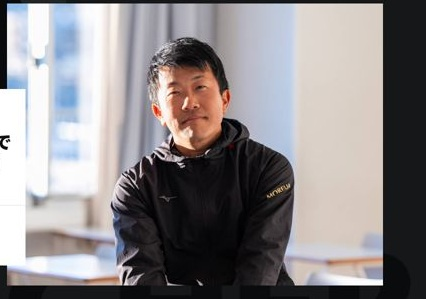
#> input picture repro/odrive_s05/photo.jpg, 426 x 299 px, given as the content of the folder ../repro/odrive_s05/photo.jpg, which was not available
$ python features.py ../repro/odrive_s05/photo.jpg ../repro/odrive_s05/target.jpg
#> lines starting #> are read from the running program, lines starting #| are printed output that depends on the picture; pictures that were not available may be replaced by others from this repository, and a replacement may not be noted
# -*- coding: utf-8 -*-
"""切り出したセクション画像から、選ぶための手がかりを機械的に取る。

    python3 features.py <セクションDIR> <出力.json>

エージェントに分類させると数千枚では現実的でないので、
画像処理だけで「何が写っているか」の当たりを付ける。

取るもの:
  cols     … 縦の切れ目の数（1カラム／2カラム／3カラム…）
  photo    … 写真らしい領域の割合（局所の細かさで判定）
  table    … 横罫が等間隔に並んでいるか（表・リスト）
  dark     … 暗い面かどうか
  ink      … 文字の密度
  chroma   … 色の鮮やかさ
  ratio    … 横縦比
  bright   … 平均の明るさ
"""
import json, os, sys, glob
import numpy as np
from PIL import Image

Image.MAX_IMAGE_PIXELS = None


def feats(path):
#> called with path = '_only/photo.jpg'
    im = Image.open(path).convert("RGB")
#> im is the input picture: PIL image 426x299 RGB; mean R, G, B 140.7, 136.6, 138.3
    W, H = im.size
#> W = 426; H = 299
    small = im.resize((240, max(40, min(600, int(240 * H / W)))))
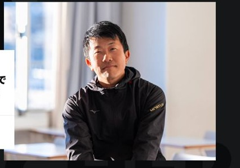
#> small: PIL image 240x168 RGB; mean R, G, B 140.7, 136.6, 138.3
    a = np.asarray(small, dtype=np.int16)
    g = a.mean(axis=2)
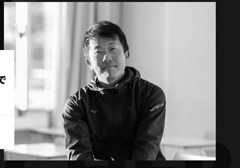
#> g: shape (168, 240) float64; min 0, max 255, mean 138.5
    h, w = g.shape
#> h = 168; w = 240

    bright = float(g.mean())
#> bright = 138.5
    # 彩度
    mx = a.max(axis=2); mn = a.min(axis=2)
#> after `mx = a.max(axis=2)`:
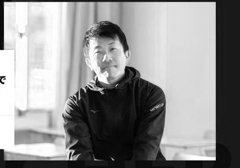
#> mx: shape (168, 240) int16; min 0, max 255, mean 146.7
#> after `mn = a.min(axis=2)`:
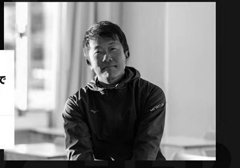
#> mn: shape (168, 240) int16; min 0, max 255, mean 131.7
    chroma = float((mx - mn).mean())
#> chroma = 15.02

    # 文字の密度：細かい濃淡の変化
    dx = np.abs(np.diff(g, axis=1)).mean()
#> dx = 6.2
    dy = np.abs(np.diff(g, axis=0)).mean()
#> dy = 5.61
    ink = float((dx + dy) / 2)
#> ink = 5.91

    # 写真らしさ：局所の分散が高く、かつ色が乗っている領域
    bs = 12
    rich = 0; tot = 0
    for y in range(0, h - bs, bs):
        for x in range(0, w - bs, bs):
            blk = a[y:y+bs, x:x+bs]
            tot += 1
            if blk.std() > 22 and (blk.max(axis=2) - blk.min(axis=2)).mean() > 14:
                rich += 1
#> after the loop, rich = 58; tot = 247
    photo = round(rich / max(1, tot), 3)
#> photo = 0.235

    # 縦の切れ目：列方向に「ずっと同じ色」の細い帯が何本あるか
    colvar = g.std(axis=0)
#> colvar = 240 values, max 118.7 at index 2, min 5.68e-14 at index 235, mean 55.4
    quiet = colvar < (colvar.mean() * 0.35)
    runs, st = [], None
    for i, q in enumerate(quiet):
        if q and st is None: st = i
        elif not q and st is not None:
            if i - st >= 2: runs.append((st, i))
            st = None
#> this loop made 240 passes
#> st on pass 217: 216
#> after the loop, runs = []; st = 216
    inner = [r for r in runs if 12 < r[0] < w - 12]
#> inner = []
    cols = len(inner) + 1
#> cols = 1

    # 横罫：行方向に急に暗くなる線が等間隔にあるか
    rowmean = g.mean(axis=1)
#> rowmean = 168 values, max 180.6 at index 3, min 13.66 at index 161, mean 138.5
    d = np.abs(np.diff(rowmean))
#> d = 167 values, max 124.9 at index 1, min 0.00694 at index 9, mean 2.87
    lines = int((d > d.mean() * 3).sum())
#> lines = 5
    table = round(min(1.0, lines / max(6, h / 12)), 3)
#> table = 0.357

    return dict(w=W, h=H, ratio=round(W / max(1, H), 2),
                bright=round(bright, 1), chroma=round(chroma, 1),
                ink=round(ink, 2), photo=photo, cols=min(cols, 6), table=table,
                dark=bool(bright < 120))


def main():
    src, out = sys.argv[1], sys.argv[2]
    files = sorted(glob.glob(os.path.join(src, "*.jpg")))
    res = {}
    for i, p in enumerate(files, 1):
        n = os.path.basename(p)[:-4]
        try:
            res[n] = feats(p)
        except Exception:
            continue
        if i % 400 == 0:
            print(f"[{i}/{len(files)}]", flush=True)
    json.dump(res, open(out, "w", encoding="utf-8"), ensure_ascii=False)
    print(f"完了 {len(res)} 件 → {out}")
#| 完了 1 件 → ../repro/odrive_s05/target.jpg


if __name__ == "__main__":
    main()
